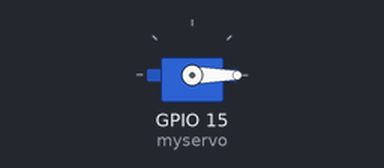
Recording of a sketch running on a simulated ESP32. On the bench: servo.

Above: at 0.05 s.
At 1.5 s:
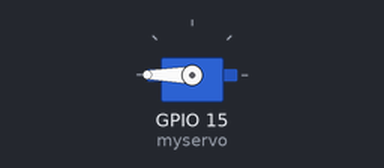
At 2.25 s:
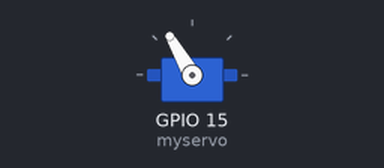
At 3.0 s:
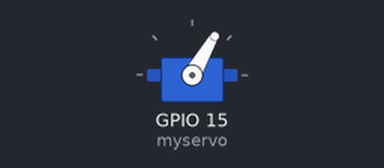
Timing chart, 0 to 6.9 s (numbered marks = the images above):
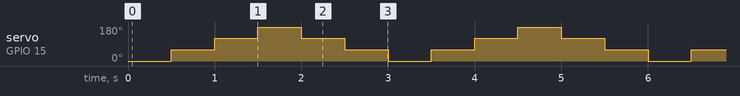

Measured:
- by itself, servo on GPIO 15 (myservo): repeats every 3.0 s: 120° 0.50 s, 180° 0.50 s, 120° 0.50 s, 60° 0.50 s, 0° 0.50 s, 60° 0.50 s

The sketch:

servo.ino
```cpp
#include <ESP32Servo.h>

Servo myservo;

void setup(){

  myservo.attach(15);
  Serial.begin(115200);
  myservo.write(0);
}

void loop(){
  myservo.write(0);
  delay(500);
  myservo.write(60);
  delay(500);
  myservo.write(120);
  delay(500);
  myservo.write(180);
    delay(500);
  myservo.write(120);
  delay(500);
  myservo.write(60);
  delay(500);

}
```
